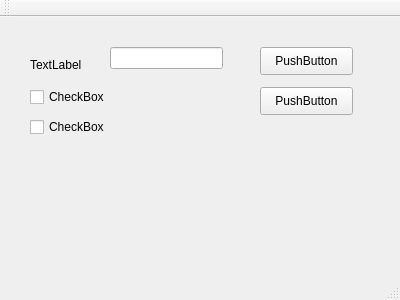
<?xml version="1.0" encoding="UTF-8"?>
<ui version="4.0">
 <class>MainWindow</class>
 <widget class="QMainWindow" name="MainWindow">
  <property name="geometry">
   <rect>
    <x>0</x>
    <y>0</y>
    <width>400</width>
    <height>300</height>
   </rect>
  </property>
  <property name="windowTitle">
   <string>MainWindow</string>
  </property>
  <widget class="QWidget" name="centralWidget">
   <widget class="QLabel" name="label">
    <property name="geometry">
     <rect>
      <x>30</x>
      <y>40</y>
      <width>53</width>
      <height>16</height>
     </rect>
    </property>
    <property name="text">
     <string>TextLabel</string>
    </property>
   </widget>
   <widget class="QCheckBox" name="checkBox">
    <property name="geometry">
     <rect>
      <x>30</x>
      <y>70</y>
      <width>161</width>
      <height>20</height>
     </rect>
    </property>
    <property name="text">
     <string>CheckBox</string>
    </property>
   </widget>
   <widget class="QCheckBox" name="checkBox_2">
    <property name="geometry">
     <rect>
      <x>30</x>
      <y>100</y>
      <width>191</width>
      <height>20</height>
     </rect>
    </property>
    <property name="text">
     <string>CheckBox</string>
    </property>
   </widget>
   <widget class="QLineEdit" name="lineEdit">
    <property name="geometry">
     <rect>
      <x>110</x>
      <y>30</y>
      <width>113</width>
      <height>22</height>
     </rect>
    </property>
   </widget>
   <widget class="QPushButton" name="pushButton">
    <property name="geometry">
     <rect>
      <x>260</x>
      <y>30</y>
      <width>93</width>
      <height>28</height>
     </rect>
    </property>
    <property name="text">
     <string>PushButton</string>
    </property>
   </widget>
   <widget class="QPushButton" name="pushButton_2">
    <property name="geometry">
     <rect>
      <x>260</x>
      <y>70</y>
      <width>93</width>
      <height>28</height>
     </rect>
    </property>
    <property name="text">
     <string>PushButton</string>
    </property>
   </widget>
  </widget>
  <widget class="QMenuBar" name="menuBar">
   <property name="geometry">
    <rect>
     <x>0</x>
     <y>0</y>
     <width>400</width>
     <height>26</height>
    </rect>
   </property>
  </widget>
  <widget class="QToolBar" name="mainToolBar">
   <attribute name="toolBarArea">
    <enum>TopToolBarArea</enum>
   </attribute>
   <attribute name="toolBarBreak">
    <bool>false</bool>
   </attribute>
  </widget>
  <widget class="QStatusBar" name="statusBar"/>
 </widget>
 <layoutdefault spacing="6" margin="11"/>
 <resources/>
 <connections/>
</ui>
